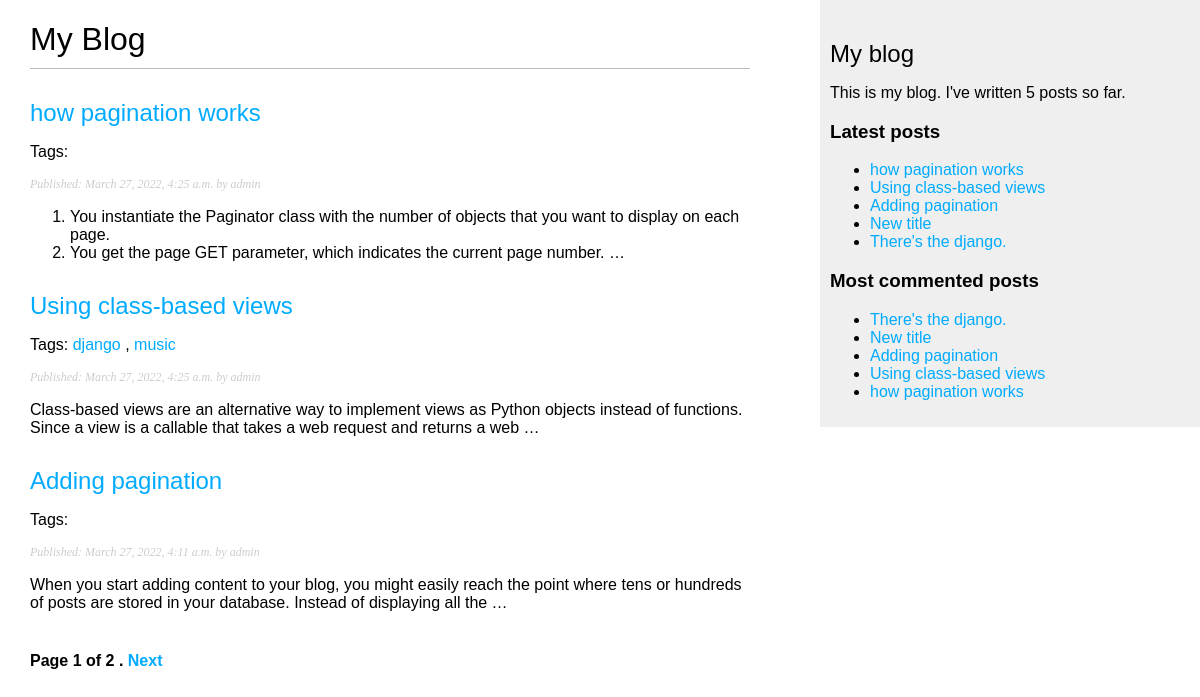
The page /blog/ on the database as committed earlier.
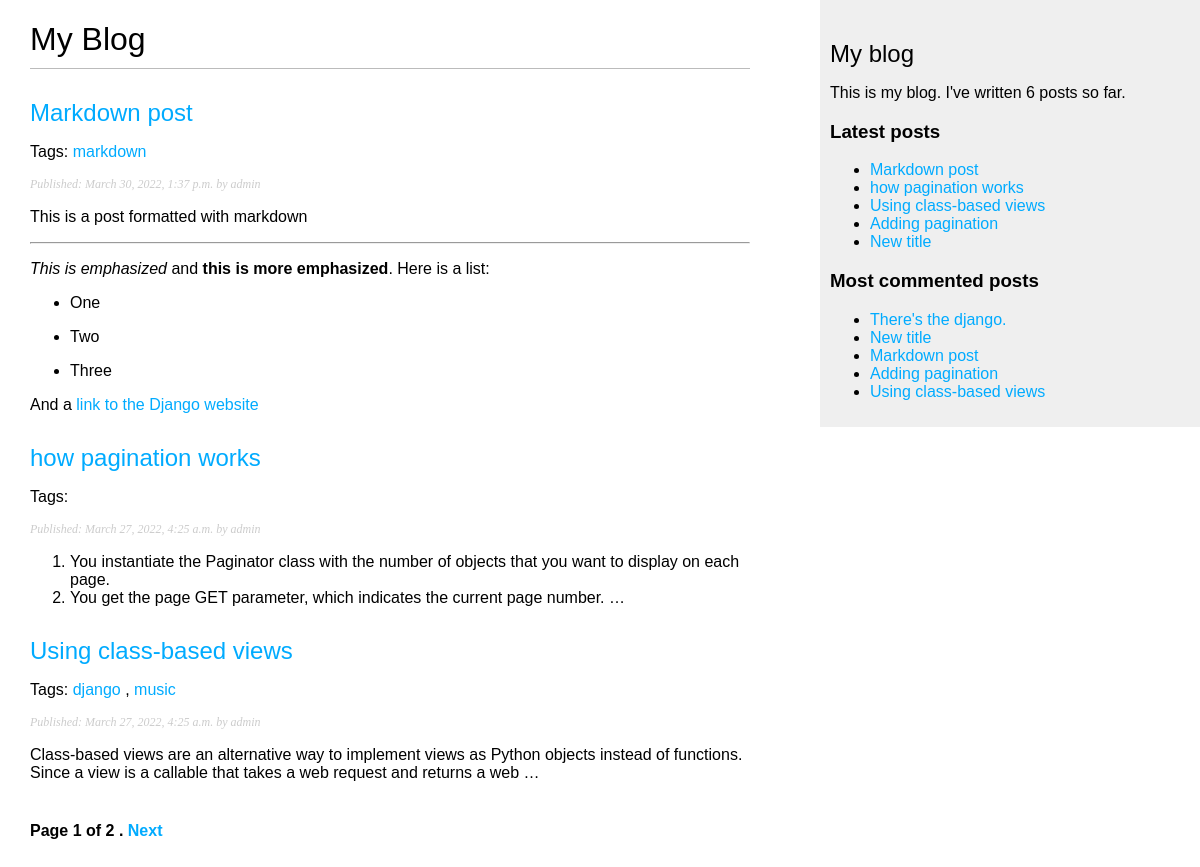
The same page on the database as committed later.
### blog/models.py (models this page shows, shortened)
class Post(models.Model):
    STATUS_CHOICES = (
        ('draft', 'Draft'),
        ('published', 'Published')
    )
    title = models.CharField(max_length=250)
    slug = models.SlugField(max_length=250, unique_for_date='publish')
    author = models.ForeignKey(User, on_delete=models.CASCADE, related_name='blog_posts')
    body = models.TextField()
    publish = models.DateTimeField(default=timezone.now)
    created = models.DateTimeField(auto_now_add=True)
    updated = models.DateTimeField(auto_now=True)
    status = models.CharField(max_length=10, choices=STATUS_CHOICES, default='draft')
    objects = models.Manager()
    published = PublishedManager()
    tags = TaggableManager()
    class Meta:
        ordering = ('-publish',)
    def get_absolute_url(self):
        return reverse('blog:post_detail',
                       args=[self.publish.year,
                             self.publish.month,
                             self.publish.day,
                             self.slug])

### blog/views.py (the view)
# urls.py: path('', views.post_list, name='post_list'),
def post_list(request, tag_slug=None):
    objects_list = Post.published.all()
    tag = None
    if tag_slug:
        tag = get_object_or_404(Tag, slug=tag_slug)
        objects_list = objects_list.filter(tags__in=[tag])
    paginator = Paginator(objects_list, 3)
    page = request.GET.get('page')
    try:
        posts = paginator.page(page)
    except PageNotAnInteger:
        posts = paginator.page(1)
    except EmptyPage:
        posts = paginator.page(paginator.num_pages)
    return render(request, 'blog/post/list.html', {'page': page,
                                                   'posts': posts,
                                                   'tag': tag})

### blog/models.py (called while the page is built)
    def get_queryset(self):
        return super(PublishedManager,
                     self).get_queryset()\
                          .filter(status='published')

### blog/templatetags/blog_tags.py (called while the page is built)
@register.simple_tag
def total_posts():
    return Post.published.count()

@register.inclusion_tag('blog/post/latest_posts.html')
def show_latest_posts(count=5):
    latest_posts = Post.published.order_by('-publish')[:count]
    return {'latest_posts': latest_posts}

@register.simple_tag
def get_most_commented_posts(count=5):
    return Post.published.annotate(total_comments=Count('comments')).order_by('-total_comments')[:count]

@register.filter(name='markdown')
def markdown_format(text):
    return mark_safe(markdown.markdown(text))

### blog/templates/blog/post/list.html (shortened to what this page needs)
{% extends "blog/base.html" %}
{% load blog_tags %}
{% block content %}
  <h1>My Blog</h1>
  {% for post in posts %}
    <h2>
      <a href="{{ post.get_absolute_url }}">{{ post.title }}</a>
    </h2>
    <p class="tags">
      Tags:
        {% for tag in post.tags.all %}
          <a href="{% url 'blog:post_list_by_tag' tag.slug %}">{{ tag.name }}</a>
          {% if not forloop.last %},
          {% endif %}
        {% endfor %}
    </p>
    <p class="date">
      Published: {{ post.publish }} by {{ post.author }}
    </p>
    {{ post.body | markdown | truncatewords_html:30 }}
  {% endfor %}
  {% include "blog/pagination.html" with page=posts %}
{% endblock %}

### blog/templates/blog/base.html (shortened to what this page needs)
{% load blog_tags %}
{% load static %}
<!DOCTYPE html>
<html lang="en">
<head>
  <link rel="stylesheet" href="{% static 'css/blog.css' %}">
</head>
<body>
  <div id="content">
    {% block content %}
    {% endblock %}
  </div>
  <div id="sidebar">
    <h2>My blog</h2>
    <p>This is my blog. I've written {% total_posts %} posts so far.</p>
    <h3>Latest posts</h3>
    {% show_latest_posts %}
    <h3>Most commented posts</h3>
    {% get_most_commented_posts as most_commented_posts %}
    <ul>
      {% for post in most_commented_posts %}
        <li>
          <a href="{{ post.get_absolute_url }}">{{ post.title }}</a>
        </li>
      {% endfor %}
    </ul>
  </div>
</body>
</html>

### blog/templates/blog/pagination.html (shortened to what this page needs)
<div class="pagination">
  <span class="step-links">
    <span class="current">
      Page {{ page.number }} of {{ page.paginator.num_pages }} .
    </span>
    {% if page.has_next %}
      <a href="?page={{ page.next_page_number }}">Next</a>
    {% endif %}
  </span>
</div>

### blog/templates/blog/post/latest_posts.html
<ul>
  {% for post in latest_posts %}
    <li>
      <a href="{{ post.get_absolute_url }}">{{ post.title }}</a>
    </li>
  {% endfor %}
</ul>

### blog/static/css/blog.css (style rules this page uses)
body { margin:0; padding:0; font-family:helvetica, sans-serif; }
a { color:#00abff; text-decoration:none; }
h1 { font-weight:normal; border-bottom:1px solid #bbb; padding:0 0 10px 0; }
h2 { font-weight:normal; margin:30px 0 0; }
#content { float:left; width:60%; padding:0 0 0 30px; }
#sidebar { float:right; width:30%; padding:10px; background:#efefef; height:100%; }
p.date { color:#ccc; font-family: georgia, serif; font-size: 12px; font-style: italic; }
.pagination { margin:40px 0; font-weight:bold; }

Rows that differ between the two databases and show on the page:
no longer on one of the page's lists (row unchanged): Post: title "how pagination works"
no longer on one of the page's lists (row unchanged): Post: title "Adding pagination", publish "March 27, 2022, 4:11 a.m.", author "admin", body "When you start adding content to your blog, you might easily reach the point where tens or hundreds of posts are stored in your database. Instead of displaying all the …"
no longer on one of the page's lists (row unchanged): Post: title "There's the django."
added Post: title "Markdown post", publish "March 30, 2022, 1:37 p.m.", author "admin", body "This is a post formatted with markdown This is emphasized and this is more emphasized . Here is a list: One Two Three And a link to the Django website"
added Tag: name "markdown", shown under "Markdown post"
Other text that changed with them:
text no longer shown: "5"
text now shown: "6"
